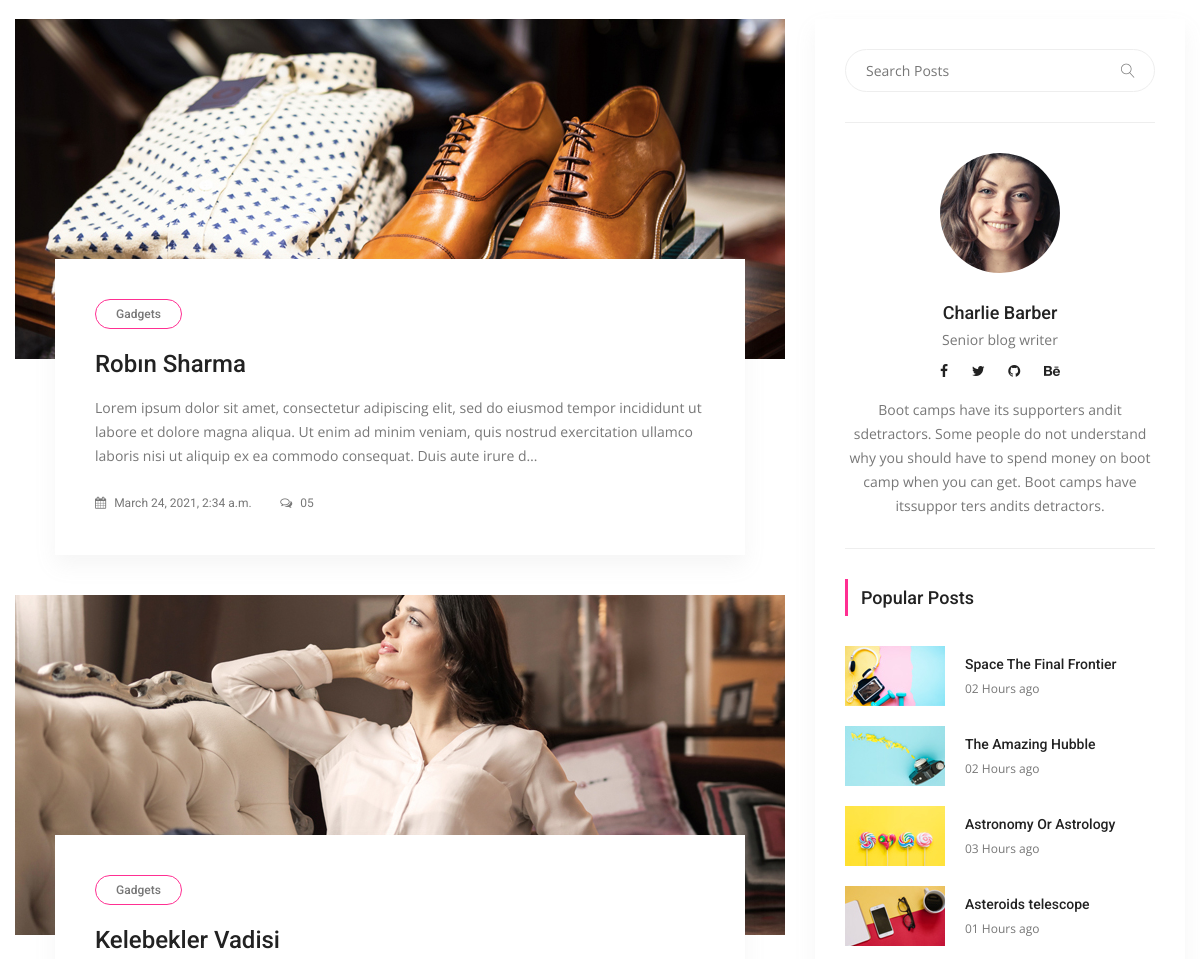
The app's page / (middle part), older data.
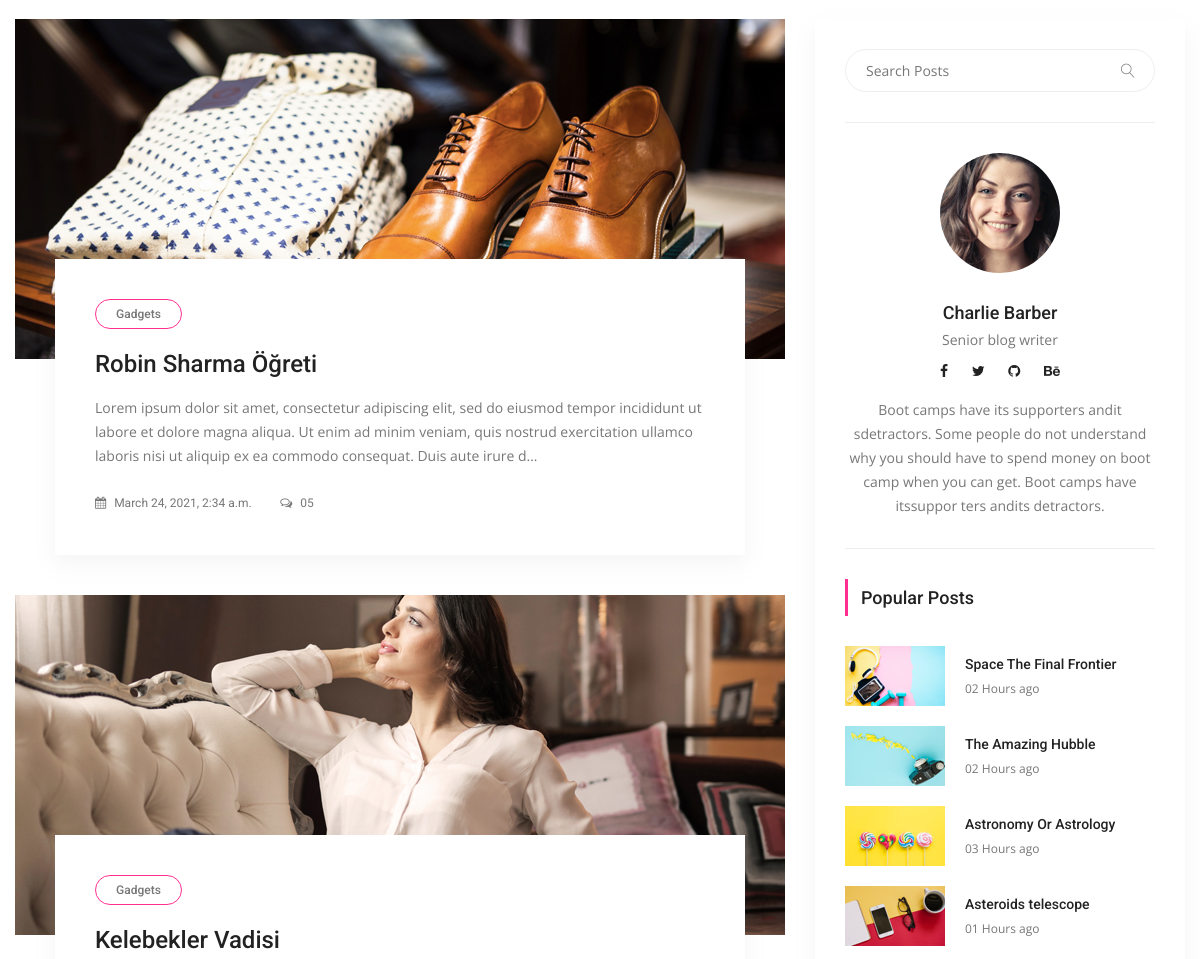
The same page, newer data.
### posts/models.py (models this page shows, shortened)
class Post(models.Model):
    title = models.CharField(max_length=150)
    content = models.TextField()
    publishing_date = models.DateTimeField(auto_now_add=True)
    image = models.ImageField(null=True,blank=True, upload_to='resimler/',default="resimler/default_img.jpg")
    user = models.ForeignKey(settings.AUTH_USER_MODEL, on_delete=models.CASCADE, default=1)#ForeignKey -> 1'e çok yani, 1 kullanıcı bir sürü yazı ekleyebilir ilişkisi
    slug = models.SlugField(default="slug")

### posts/views.py (the view)
# urls.py: path('', IndexView.as_view(), name='index'),
class IndexView(ListView):
    template_name = 'posts/index.html' #templates->posts->index.html
    model = Post
    context_object_name = 'posts'  #key ->value gibi düşünebilirsin.
    def get_context_data(self, *, object_list=None, **kwargs):
        context = super(IndexView,self).get_context_data(**kwargs)
        return context

### templates/posts/index.html (shortened to what this page needs)
{% extends 'base.html' %}
{% load static %}
{% block content %}
        <section class="blog_area p_120">
            <div class="container">
                <div class="row">
                    <div class="col-lg-8">
                        <div class="blog_left_sidebar">
                            {% for post in posts %}
                            <article class="blog_style1">
                            	<div class="blog_img">
                            		<img class="img-fluid" src="{{ post.image.url }}" alt="">
                            	</div>
                            	<div class="blog_text">
									<div class="blog_text_inner">
										<a class="cat" href="#">Gadgets</a>
										<a href="{% url 'detail' pk=post.id slug=post.slug %}"><h4>{{ post.title }}</h4></a>
										<p>{{ post.content | safe | truncatechars_html:250 }}</p>
										<div class="date">
											<a href="#"><i class="fa fa-calendar" aria-hidden="true"></i> {{ post.publishing_date }}</a>
											<a href="#"><i class="fa fa-comments-o" aria-hidden="true"></i> 05</a>
										</div>
									</div>
                            	</div>
                            </article>
                            {% endfor %}
                        </div>
                    </div>
                    <div class="col-lg-4">
                        <div class="blog_right_sidebar">
                            <aside class="single_sidebar_widget search_widget">
                                <div class="input-group">
                                    <input type="text" class="form-control" placeholder="Search Posts">
                                    <span class="input-group-btn">
                                        <button class="btn btn-default" type="button"><i class="lnr lnr-magnifier"></i></button>
                                    </span>
                                </div>
                                <div class="br"></div>
                            </aside>
                            <aside class="single_sidebar_widget author_widget">
                                <img class="author_img rounded-circle" src="{% static "img/blog/author.png" %}" alt="">
                                <h4>Charlie Barber</h4>
                                <p>Senior blog writer</p>
                                <div class="social_icon">
                                    <a href="#"><i class="fa fa-facebook"></i></a>
                                    <a href="#"><i class="fa fa-twitter"></i></a>
                                    <a href="#"><i class="fa fa-github"></i></a>
                                    <a href="#"><i class="fa fa-behance"></i></a>
                                </div>
                                <p>Boot camps have its supporters andit sdetractors. Some people do not understand why you should have to spend money on boot camp when you can get. Boot camps have itssuppor ters andits detractors.</p>
                                <div class="br"></div>
                            </aside>
                            <aside class="single_sidebar_widget popular_post_widget">
                                <h3 class="widget_title">Popular Posts</h3>
                                <div class="media post_item">
                                    <img src="{% static "img/blog/popular-post/post1.jpg" %}" alt="post">
                                    <div class="media-body">
                                        <a href="blog-details.html"><h3>Space The Final Frontier</h3></a>
                                        <p>02 Hours ago</p>
                                    </div>
                                </div>
                                <div class="media post_item">
                                    <img src="{% static "img/blog/popular-post/post2.jpg" %}" alt="post">
                                    <div class="media-body">
                                        <a href="blog-details.html"><h3>The Amazing Hubble</h3></a>
                                        <p>02 Hours ago</p>
                                    </div>
                                </div>
                                <div class="media post_item">
                                    <img src="{% static "img/blog/popular-post/post3.jpg" %}" alt="post">
                                    <div class="media-body">
                                        <a href="blog-details.html"><h3>Astronomy Or Astrology</h3></a>
                                        <p>03 Hours ago</p>
                                    </div>
                                </div>
                                <div class="media post_item">
                                    <img src="{% static "img/blog/popular-post/post4.jpg" %}" alt="post">
                                    <div class="media-body">
                                        <a href="blog-details.html"><h3>Asteroids telescope</h3></a>
                                        <p>01 Hours ago</p>
                                    </div>
                                </div>
                            </aside>
                        </div>
                    </div>
                </div>
            </div>
        </section>
{% endblock %}

### templates/base.html (shortened to what this page needs)
{% load static %}
<!doctype html>
<html lang="en">
    <head>
        <link rel="stylesheet" href="{%  static   "css/bootstrap.css"  %}">
        <link rel="stylesheet" href="{%  static  "vendors/linericon/style.css"  %}">
        <link rel="stylesheet" href="{%  static   "css/font-awesome.min.css"  %}">
        <link rel="stylesheet" href="{%  static  "vendors/owl-carousel/owl.carousel.min.css"  %}">
        <link rel="stylesheet" href="{%  static  "vendors/lightbox/simpleLightbox.css"  %}">
        <link rel="stylesheet" href="{%  static  "vendors/nice-select/css/nice-select.css"  %}">
        <link rel="stylesheet" href="{%  static  "vendors/animate-css/animate.css"  %}">
        <link rel="stylesheet" href="{%  static  "vendors/jquery-ui/jquery-ui.css"  %}">
        <link rel="stylesheet" href="{%  static   "css/style.css"  %}">
        <link rel="stylesheet" href="{%  static   "css/responsive.css"  %}">
    </head>
    <body>
    {% block content %}
    {% endblock %}
    </body>
</html>

### static/css/style.css (style rules this page uses)
body { line-height: 24px; font-size: 14px; font-family: "Open Sans", sans-serif; font-weight: normal; color: #777777; }
h1, h2, h3, h4, h5, h6 { font-family: "Roboto", sans-serif; font-weight: 500; }
.p_120 { padding-top: 120px; padding-bottom: 120px; }
@media (min-width: 1200px) { .container { max-width: 1200px; } }
.blog_right_sidebar { -webkit-box-shadow: 0px 10px 20px 0px rgba(153, 153, 153, 0.1); box-shadow: 0px 10px 20px 0px rgba(153, 153, 153, 0.1); padding: 30px; }
.blog_right_sidebar .widget_title { font-size: 18px; line-height: 25px; text-align: left; color: #222222; border-left: 3px solid #ff2f92; padding: 6px 0px 6px 13px; margin-bottom: 30px; }
.blog_right_sidebar .search_widget .input-group .form-control { font-size: 14px; line-height: 29px; border: 1px solid #eeeeee; width: 100%; font-weight: 300; color: #777777; padding-left: 20px; border-radius: 45px; z-index: 0; background: transparent; }
.blog_right_sidebar .search_widget .input-group .btn-default { position: absolute; right: 20px; background: transparent; border: 0px; -webkit-box-shadow: none; box-shadow: none; font-size: 14px; color: #777777; font-weight: 700; padding: 0px; top: 50%; -webkit-transform: translateY(-50%); -ms-transform: translateY(-50%); transform: translateY(-50%); z-index: 1; }
.blog_right_sidebar .author_widget { text-align: center; }
.blog_right_sidebar .author_widget h4 { font-size: 18px; line-height: 20px; color: #222222; margin-bottom: 5px; margin-top: 30px; }
.blog_right_sidebar .author_widget p { margin-bottom: 0px; }
.blog_right_sidebar .author_widget .social_icon { padding: 7px 0px 15px; }
.blog_right_sidebar .author_widget .social_icon a { font-size: 14px; color: #222222; -webkit-transition: all 0.2s linear; -o-transition: all 0.2s linear; transition: all 0.2s linear; }
.blog_right_sidebar .author_widget .social_icon a + a { margin-left: 20px; }
.blog_right_sidebar .popular_post_widget .post_item .media-body { -webkit-box-pack: center; -ms-flex-pack: center; justify-content: center; -ms-flex-item-align: center; align-self: center; padding-left: 20px; }
.blog_right_sidebar .popular_post_widget .post_item .media-body h3 { font-size: 14px; line-height: 20px; color: #222222; margin-bottom: 4px; -webkit-transition: all 0.3s linear; -o-transition: all 0.3s linear; transition: all 0.3s linear; }
.blog_right_sidebar .popular_post_widget .post_item .media-body p { font-size: 12px; line-height: 21px; margin-bottom: 0px; }
.blog_right_sidebar .popular_post_widget .post_item + .post_item { margin-top: 20px; }
.blog_right_sidebar .br { width: 100%; height: 1px; background: #eeeeee; margin: 30px 0px; }
h3 { font-size: 24px; }
h4 { font-size: 18px; }
.blog_style1 { margin-bottom: 40px; }
.blog_style1 .blog_text { padding-left: 40px; padding-right: 40px; }
.blog_style1 .blog_text .blog_text_inner { background: #fff; margin-top: -100px; position: relative; -webkit-box-shadow: 0px 10px 20px 0px rgba(153, 153, 153, 0.1); box-shadow: 0px 10px 20px 0px rgba(153, 153, 153, 0.1); padding: 40px; }
.blog_style1 .blog_text .blog_text_inner .cat { display: inline-block; border: 1px solid #ff2f92; line-height: 28px; padding: 0px 20px; color: #777777; border-radius: 15px; font-size: 12px; font-family: "Roboto", sans-serif; margin-bottom: 20px; font-weight: 500; }
.blog_style1 .blog_text .blog_text_inner h4 { font-size: 24px; font-family: "Roboto", sans-serif; line-height: 30px; color: #222222; padding-right: 20px; margin-bottom: 17px; -webkit-transition: all 300ms linear 0s; -o-transition: all 300ms linear 0s; transition: all 300ms linear 0s; }
.blog_style1 .blog_text .blog_text_inner p { font-size: 14px; line-height: 24px; color: #777777; margin-bottom: 22px; }
.blog_style1 .blog_text .blog_text_inner .date a { color: #777777; font-size: 12px; font-weight: normal; font-family: "Roboto", sans-serif; margin-right: 25px; -webkit-transition: all 300ms linear 0s; -o-transition: all 300ms linear 0s; transition: all 300ms linear 0s; }
.blog_style1 .blog_text .blog_text_inner .date a i { padding-right: 5px; }
.blog_style1 .blog_text .blog_text_inner .date a:last-child { margin-right: 0px; }

Row changes from the older to the newer data that the page shows:
changed Post: title "Robın Sharma" → "Robin Sharma Öğreti"
